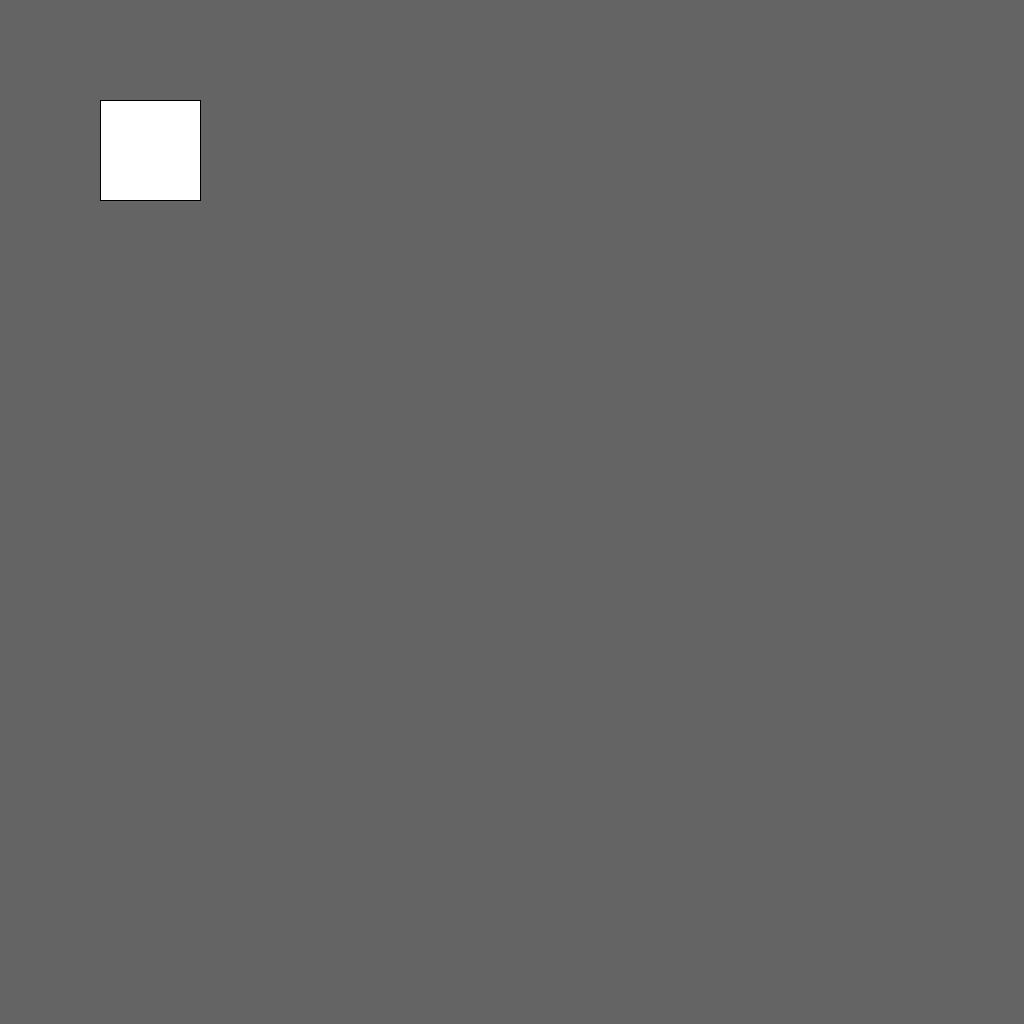
Frame 1 (no input)
Frame 60 (the mouse pressed at the canvas centre just before this capture): identical to frame 1, image omitted
Frame 120 (the mouse held since frame 60 and released just before this capture): identical to frame 1, image omitted

The Processing sketch that drew this single still picture (run headless with seeded random() and noise(); from frame 60 on, the mouse is pressed at the canvas centre):

// Processing sketch: practice
// ── practice.pde
PVector[] pos;

//change this matrix
float[][] matrix = {{1.0,0.0,100.0},
                    {0.0,1.0,100.0},
                    {0.0,0.0,1.0}
                    };

void setup() {
  size(1024, 1024);
  pos = new PVector[4];
  
  //original position of the rectangular.
  pos[0] = new PVector(0, 0);
  pos[1] = new PVector(100, 0);
  pos[2] = new PVector(100, 100);
  pos[3] = new PVector(0, 100);
}

void draw() {
  background(100);
  
  beginShape();
  for(int i=0;i<4;i++){
    float x,y;
    x = matrix[0][0]*pos[i].x + matrix[0][1]*pos[i].y + matrix[0][2]; 
    y = matrix[1][0]*pos[i].x + matrix[1][1]*pos[i].y + matrix[1][2]; 
    vertex(x, y);
  }
  endShape(CLOSE); 
}
